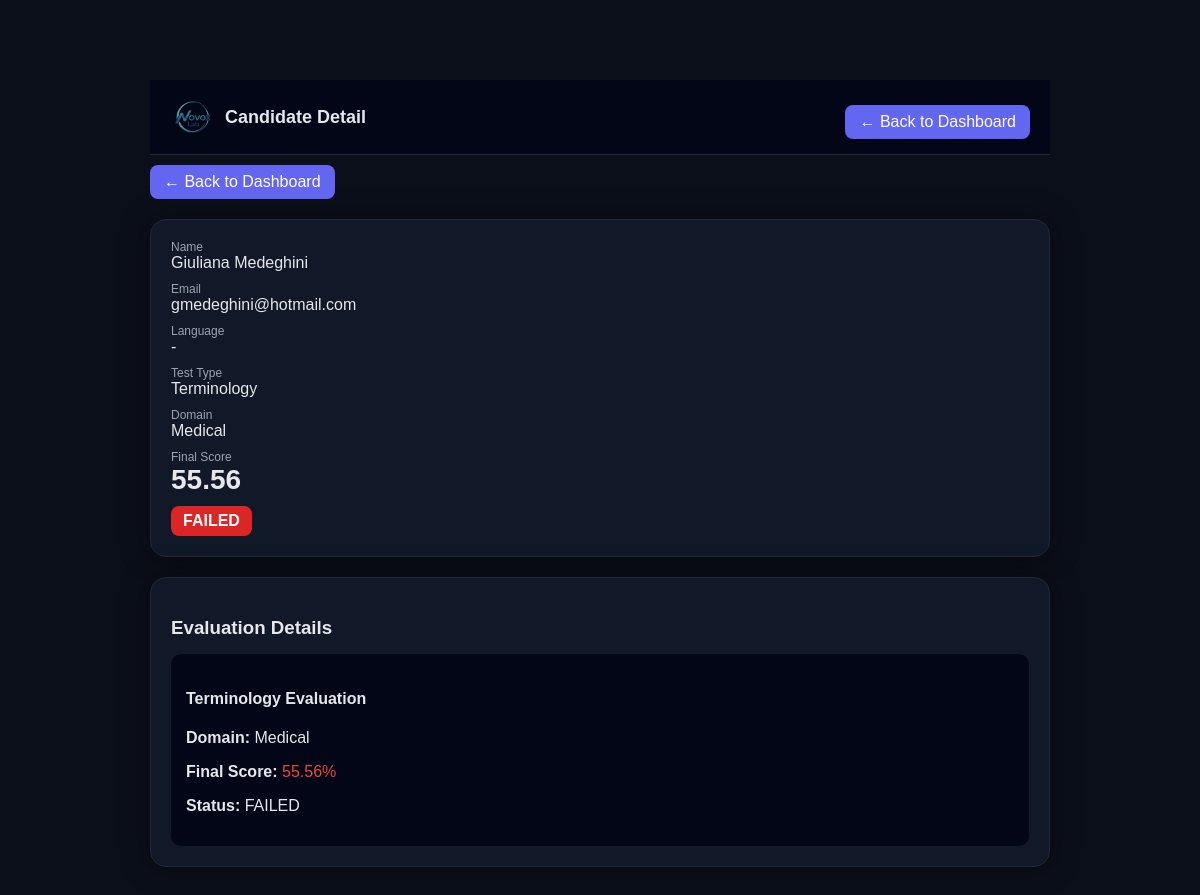
The page /result/28 (signed in) on the database its author committed.
### tables this page shows
CREATE TABLE results (
        id INTEGER PRIMARY KEY AUTOINCREMENT,
        first_name TEXT,
        last_name TEXT,
        email TEXT,
        test_type TEXT,
        language TEXT,
        answer TEXT,

        translation_score TEXT,
        interpretation_score TEXT,
        status TEXT,

        audio1 TEXT,
        audio2 TEXT,
        audio3 TEXT,
        audio4 TEXT,

        transcription1 TEXT,
        transcription2 TEXT,
        transcription3 TEXT,
        transcription4 TEXT,

        created_at TEXT
    , editing_score TEXT, final_score REAL, post_edit_score TEXT, gleu_score REAL, bleu_score REAL, ter_score REAL, ai_component REAL, bleu_component REAL, ter_component REAL, t1_en TEXT, t2_en TEXT, t3_en TEXT, t4_en TEXT, flag TEXT, step1_original TEXT, step2_original TEXT, step1_answer TEXT, step2_answer TEXT, rev_transcription1 TEXT, rev_transcription2 TEXT, rev_transcription3 TEXT, rev_transcription4 TEXT, domain TEXT);

### app.py (the view)
@app.route("/result/<int:id>")
def result_detail(id):
    conn = sqlite3.connect(DB_PATH)
    conn.row_factory = sqlite3.Row
    c = conn.cursor()
    c.execute("SELECT * FROM results WHERE id = ?", (id,))
    result = c.fetchone()
    conn.close()
    return render_template("result.html", r=result)

### templates/result.html (shortened to what this page needs)
<!DOCTYPE html>
<html>
<head>
</head>
<body>
<div class="container">
<div class="header">
  <div class="header-left">
    <img src="{{ url_for('static', filename='images/logo.png') }}">
    <span>Candidate Detail</span>
  </div>
  <a href="/dashboard" class="button">← Back to Dashboard</a>
</div>
<div style="margin-bottom:20px;">
  <a href="/dashboard" class="button">← Back to Dashboard</a>
</div>
<div class="card">
  <div class="label">Name</div>
  <div class="value">
  {{ (r.first_name or '') }} {{ (r.last_name or '') }}
  </div>
  <div class="label">Email</div>
  <div class="value">{{ r.email }}</div>
  <div class="label">Language</div>
  <div class="value">{{ r.language or "-" }}</div>
<div class="label">Test Type</div>
<div class="value">
  {% if r.test_type == "post_editing" %}
    Post-MT Editing
  {% elif r.test_type == "language_test" %}
    Spoken Language
  {% elif r.test_type == "terminology" %}
    Terminology
  {% else %}
    {{ r.test_type|replace("_", " ")|title }}
  {% endif %}
</div>
<div class="label">Domain</div>
<div class="value">
  {{ r.domain.replace("_", " ")|title if r.domain else "-" }}
</div>
  <div class="label">Final Score</div>
  <div class="score">{{ r.final_score or '-' }}</div>
  <div class="status
    {% if 'PASS' in r.status %}pass
    {% elif 'BORDERLINE' in r.status %}borderline
    {% else %}fail{% endif %}">
    {{ r.status }}
  </div>
</div>
<div class="card">
  <h3>Evaluation Details</h3>
{% if r.test_type == "terminology" %}
<div class="section">
  <h4>Terminology Evaluation</h4>
  <p>
    <strong>Domain:</strong>
    {{ r.domain.replace("_", " ")|title if r.domain else "-" }}
  </p>
  <p>
    <strong>Final Score:</strong>
    {% if r.final_score >= 80 %}
      <span style="color:#22c55e;">{{ r.final_score }}%</span>
    {% elif r.final_score >= 60 %}
      <span style="color:#f59e0b;">{{ r.final_score }}%</span>
    {% else %}
      <span style="color:#ef4444;">{{ r.final_score }}%</span>
    {% endif %}
  </p>
  <p>
    <strong>Status:</strong>
    {{ r.status }}
  </p>
</div>
{% endif %}
</div>
</body>
</html>

### templates/result.html (style rules this page uses)
body { background: #0b0f19; color: #e5e7eb; font-family: Arial; }
.container { max-width: 900px; margin: 80px auto 40px auto; }
.card { background: #111827; padding: 20px; border-radius: 16px; margin-bottom: 20px; box-shadow: 0 0 30px rgba(0,0,0,0.4); border: 1px solid #1f2937; }
h2, h3 { margin-bottom: 10px; }
.label { font-size: 12px; color: #9ca3af; }
.value { font-size: 16px; margin-bottom: 10px; }
.score { font-size: 28px; font-weight: bold; }
.status { display: inline-block; padding: 6px 12px; border-radius: 8px; font-size: 12px; margin-top: 10px; text-align: center; font-weight: bold; font-size: 16px; }
.fail { background:#dc2626; color:white; }
.section { margin-top: 15px; padding: 15px; background: #020617; border-radius: 10px; }
.button { background: #6366f1; color: white; padding: 8px 14px; border-radius: 8px; text-decoration: none; display: inline-block; margin-top: 10px; }
.header { position: sticky; top: 0; z-index: 1000; background: #020617; padding: 15px 20px; display: flex; justify-content: space-between; align-items: center; border-bottom: 1px solid #1f2937; }
.header-left { display: flex; align-items: center; gap: 10px; font-size: 18px; font-weight: bold; }
.header-left img { height: 40px; }
.button { background: #6366f1; color: white; padding: 8px 14px; border-radius: 8px; text-decoration: none; }

### rows shown on the page
results: first_name "Giuliana", last_name "Medeghini", email "gmedeghini@hotmail.com", domain.replace "Medical", final_score "55.56", status "FAILED"

### other values the page prints
{{ r.language or "-" }} "-"
